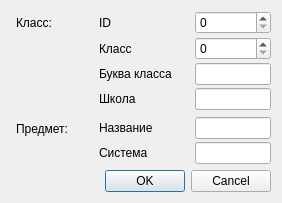
<?xml version="1.0" encoding="UTF-8"?>
<ui version="4.0">
 <class>Form</class>
 <widget class="QWidget" name="Form">
  <property name="geometry">
   <rect>
    <x>0</x>
    <y>0</y>
    <width>282</width>
    <height>192</height>
   </rect>
  </property>
  <property name="windowTitle">
   <string>Добавить предмет</string>
  </property>
  <layout class="QVBoxLayout" name="verticalLayout">
   <item>
    <layout class="QFormLayout" name="formLayout">
     <property name="horizontalSpacing">
      <number>30</number>
     </property>
     <property name="verticalSpacing">
      <number>7</number>
     </property>
     <property name="leftMargin">
      <number>5</number>
     </property>
     <item row="0" column="0">
      <widget class="QLabel" name="label">
       <property name="text">
        <string>Класс:</string>
       </property>
      </widget>
     </item>
     <item row="0" column="1">
      <layout class="QFormLayout" name="formLayout_2">
       <property name="horizontalSpacing">
        <number>23</number>
       </property>
       <property name="verticalSpacing">
        <number>3</number>
       </property>
       <item row="0" column="0">
        <widget class="QLabel" name="label_2">
         <property name="text">
          <string>ID</string>
         </property>
        </widget>
       </item>
       <item row="0" column="1">
        <widget class="QSpinBox" name="spinBox">
         <property name="maximum">
          <number>100000</number>
         </property>
        </widget>
       </item>
       <item row="1" column="0">
        <widget class="QLabel" name="label_3">
         <property name="text">
          <string>Класс</string>
         </property>
        </widget>
       </item>
       <item row="1" column="1">
        <widget class="QSpinBox" name="spinBox_2">
         <property name="maximum">
          <number>11</number>
         </property>
        </widget>
       </item>
       <item row="2" column="0">
        <widget class="QLabel" name="label_4">
         <property name="text">
          <string>Буква класса</string>
         </property>
        </widget>
       </item>
       <item row="2" column="1">
        <widget class="QLineEdit" name="lineEdit"/>
       </item>
       <item row="3" column="0">
        <widget class="QLabel" name="label_5">
         <property name="text">
          <string>Школа</string>
         </property>
        </widget>
       </item>
       <item row="3" column="1">
        <widget class="QLineEdit" name="lineEdit_2"/>
       </item>
      </layout>
     </item>
     <item row="1" column="0">
      <widget class="QLabel" name="label_6">
       <property name="text">
        <string>Предмет:</string>
       </property>
      </widget>
     </item>
     <item row="1" column="1">
      <layout class="QFormLayout" name="formLayout_3">
       <property name="horizontalSpacing">
        <number>42</number>
       </property>
       <property name="verticalSpacing">
        <number>3</number>
       </property>
       <item row="0" column="0">
        <widget class="QLabel" name="label_7">
         <property name="text">
          <string>Название</string>
         </property>
        </widget>
       </item>
       <item row="0" column="1">
        <widget class="QLineEdit" name="lineEdit_3"/>
       </item>
       <item row="1" column="1">
        <widget class="QLineEdit" name="lineEdit_4"/>
       </item>
       <item row="1" column="0">
        <widget class="QLabel" name="label_8">
         <property name="text">
          <string>Система</string>
         </property>
        </widget>
       </item>
      </layout>
     </item>
    </layout>
   </item>
   <item>
    <widget class="QDialogButtonBox" name="buttonBox">
     <property name="standardButtons">
      <set>QDialogButtonBox::Cancel|QDialogButtonBox::Ok</set>
     </property>
    </widget>
   </item>
  </layout>
 </widget>
 <resources/>
 <connections/>
</ui>
